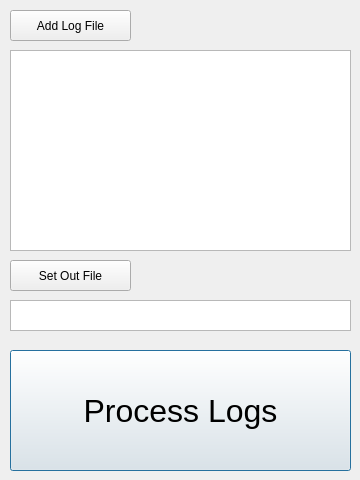
<?xml version="1.0" encoding="UTF-8"?>
<ui version="4.0">
 <class>dsLog</class>
 <widget class="QDialog" name="dsLog">
  <property name="geometry">
   <rect>
    <x>0</x>
    <y>0</y>
    <width>360</width>
    <height>480</height>
   </rect>
  </property>
  <property name="minimumSize">
   <size>
    <width>360</width>
    <height>480</height>
   </size>
  </property>
  <property name="maximumSize">
   <size>
    <width>360</width>
    <height>480</height>
   </size>
  </property>
  <property name="focusPolicy">
   <enum>Qt::StrongFocus</enum>
  </property>
  <property name="windowTitle">
   <string notr="true">DS Log Converter</string>
  </property>
  <widget class="QListWidget" name="inputList">
   <property name="geometry">
    <rect>
     <x>10</x>
     <y>50</y>
     <width>341</width>
     <height>201</height>
    </rect>
   </property>
  </widget>
  <widget class="QPushButton" name="runButton">
   <property name="geometry">
    <rect>
     <x>10</x>
     <y>350</y>
     <width>341</width>
     <height>121</height>
    </rect>
   </property>
   <property name="font">
    <font>
     <pointsize>24</pointsize>
    </font>
   </property>
   <property name="text">
    <string>Process Logs</string>
   </property>
   <property name="default">
    <bool>false</bool>
   </property>
   <property name="flat">
    <bool>false</bool>
   </property>
  </widget>
  <widget class="QListWidget" name="outputList">
   <property name="geometry">
    <rect>
     <x>10</x>
     <y>300</y>
     <width>341</width>
     <height>31</height>
    </rect>
   </property>
  </widget>
  <widget class="QPushButton" name="addButton">
   <property name="geometry">
    <rect>
     <x>10</x>
     <y>10</y>
     <width>121</width>
     <height>31</height>
    </rect>
   </property>
   <property name="text">
    <string>Add Log File</string>
   </property>
  </widget>
  <widget class="QPushButton" name="outButton">
   <property name="geometry">
    <rect>
     <x>10</x>
     <y>260</y>
     <width>121</width>
     <height>31</height>
    </rect>
   </property>
   <property name="text">
    <string>Set Out File</string>
   </property>
  </widget>
 </widget>
 <resources/>
 <connections/>
</ui>
